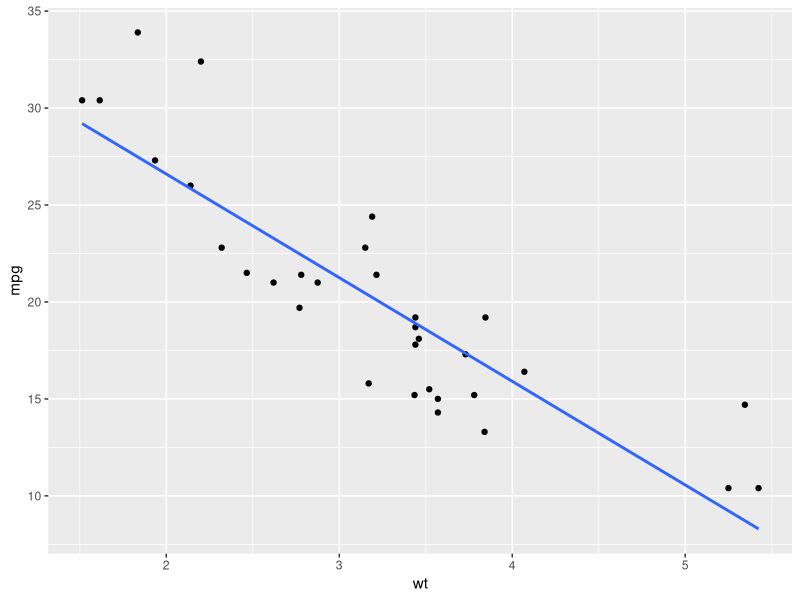
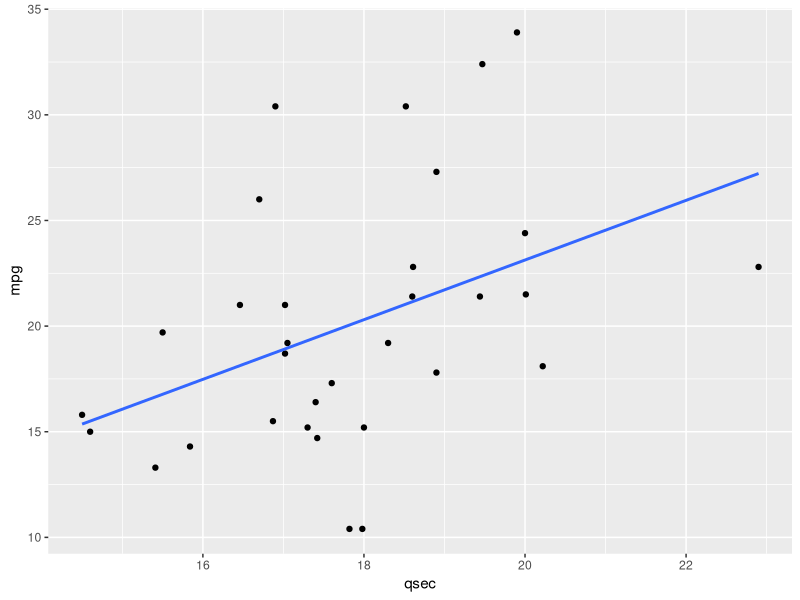

Generate these figures, in order, with R:
#'---
#'title: "Test doc for github-markdown"
#'output: 
#'  github_document
#'date: '2022-08-11'
#'---

#+ r plot1
data("mtcars")

library(ggplot2)

ggplot2::ggplot(mtcars, aes(wt, mpg))+
  geom_point()+
  geom_smooth(method = "lm", se=F)


#+ r plot2
ggplot2::ggplot(mtcars, aes(qsec, mpg))+
  geom_point()+
  geom_smooth(method = "lm", se=F)


